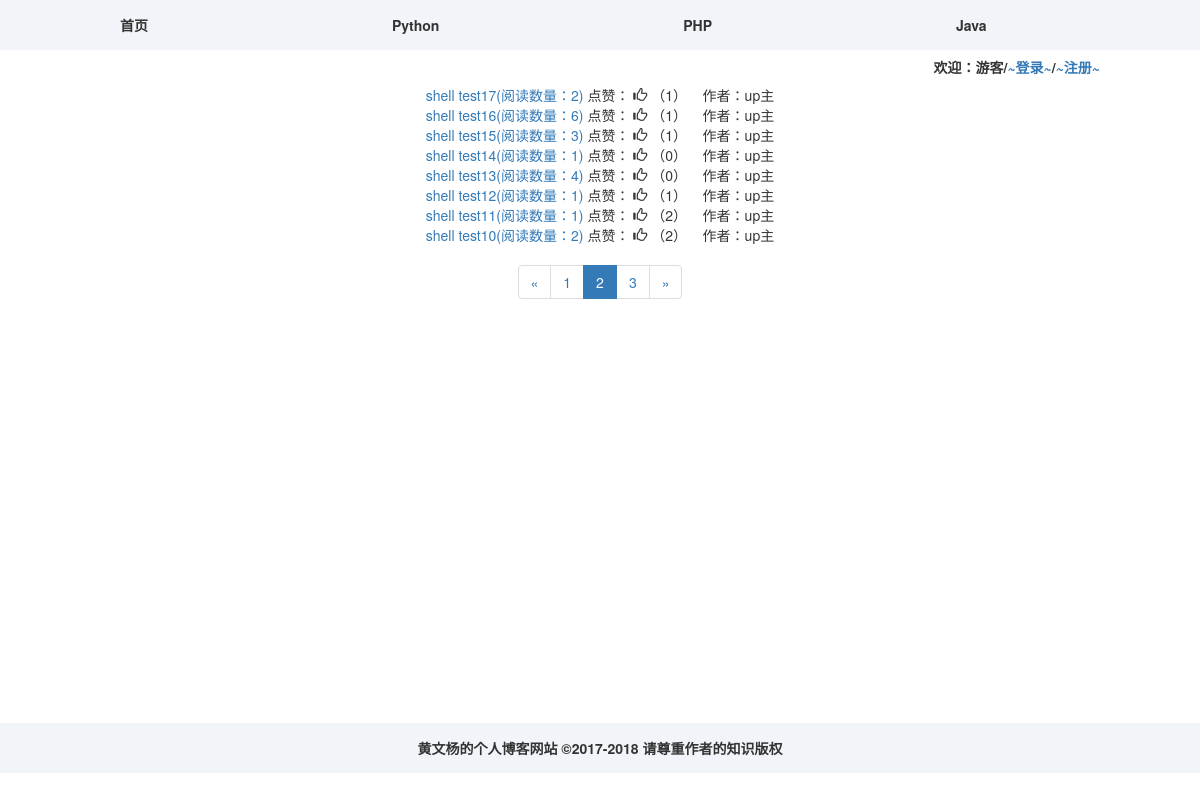
Page /index/?page=2 on the committed database.
### myapp/models.py (models this page shows)
class Article(models.Model):
    title = models.CharField(max_length=20)
    author = models.CharField(max_length=10)
    text = models.CharField(max_length=200)
    img = models.ImageField(upload_to='image', blank=True)
    file_upload = models.FileField(upload_to='file', blank=True)
    def readnum(self):
        try:
            self.read_num_data = self.read_num.read_num_data
            return self.read_num_data
        except:
            return 0
    class Meta:
        ordering = ['-id']

class Read_Num(models.Model):
    read_num_data = models.IntegerField()
    article = models.OneToOneField('Article', on_delete=models.DO_NOTHING)

### Like/models.py (models this page shows)
class LikeCount(models.Model):
    content_type = models.ForeignKey(ContentType, on_delete=models.DO_NOTHING)
    object_id = models.PositiveIntegerField()
    content_object = GenericForeignKey('content_type', 'object_id')
    like_num = models.IntegerField(default=0)

### myapp/views.py (the view)
# urls.py: path('index/', show_Articles_data),
def show_Articles_data(request):
    data = Article.objects.all()
    page_num = request.GET.get('page', 1)
    paginator = Paginator(data, 8)
    article_list = paginator.get_page(page_num)
    context = {}
    context['data'] = article_list.object_list
    context['obj'] = article_list
    context['user'] = request.user
    if int(article_list.number) == 1:
        if (int(article_list.number) + 2) <= paginator.num_pages:
            context["page_num"] = range(int(article_list.number), int(article_list.number) + 3)
        else:
            context["page_num"]=range(int(article_list.number), int(paginator.num_pages) + 1)
    elif not article_list.has_next():
        if (int(article_list.number) - 2) > 0:
            context["page_num"]=range(int(article_list.number) - 2, int(article_list.number) + 1)
        else:
            context["page_num"]=range(1, int(article_list.number) + 1)
    else:
        if (int(article_list.number) - 1) > 0 and (int(article_list.number) + 1) <= paginator.num_pages:
            context['page_num'] = range(int(article_list.number) - 1, int(article_list.number) + 2)
        elif (int(article_list.number) - 1) <= 0 and (int(article_list.number) + 1) <= paginator.num_pages:
            context['page_num']=range(1, int(article_list.number) + 2)
        else:
            context['page_num']=range(1, int(article_list.number) + 1)
    return render(request, 'index.html', context)

### Like/templatetags/get_like_num.py (called while the page is built)
@register.simple_tag
def get_like_num(content_type, object_id):
    content_type = ContentType.objects.get(model=content_type)
    like_num, create = LikeCount.objects.get_or_create(content_type=content_type, object_id=object_id)
    like_num = like_num.like_num
    return like_num

@register.simple_tag
def get_like_record(content_type, object_id, user):
    if not user.is_authenticated:
        return ''
    content_type=ContentType.objects.get(model=content_type)
    if LikeRecord.objects.filter(content_type=content_type, object_id=object_id, like_user=user).exists():
        return 'active'
    else:
        return ''

### myapp/templatetags/template_test.py (called while the page is built)
@register.simple_tag
def test(pk):
    author = Article.objects.get(pk=pk).author
    if author == 'hwy':
        author = 'up主'
    return author

### myapp/templates/index.html (shortened to what this page needs)
<!DOCTYPE html>
{%  load  staticfiles %}
{% load get_like_num %}
<html lang="en">
<head>
    <link rel="stylesheet" type="text/css" href={% static 'CSS/index.css' %}>
    <link rel="stylesheet" href="https://cdn.bootcss.com/bootstrap/3.3.7/css/bootstrap.min.css">
</head>
<body>
<div style="height: 50px; background-color: #f1f4f9">
    <span style="line-height: 50px; margin: 10%"><b>首页</b></span>
    <span style="line-height: 50px; margin: 10%"><b>Python</b></span>
    <span style="line-height: 50px; margin: 10%"><b>PHP</b></span>
    <span style="line-height: 50px; margin: 10%"><b>Java</b></span>
</div>
<div style="text-align: center">
<div style="text-align: right; margin-right: 100px" >
    {% if request.user.is_authenticated %}
        <h5><b>欢迎：{{ user }}/<a href="/logout/?from_page={{ request.get_full_path }}">~注销~</a>/<a href="/user_info">~个人信息~</a></b></h5>
    {% else %}
        <h5><b>欢迎：游客/<a href="/loginform/?from_page={{ request.get_full_path }}">~登录~</a>/<a href="/register/?from_page={{ request.get_full_path }}">~注册~</a></b></h5>
    {% endif %}
</div>
    {% for blog in data %}
        <a style="" href="/content/?pk={{ blog.pk }}">{{ blog.title }}(阅读数量：{{ blog.readnum }})</a>
        {% load template_test %}
        <span id="like" onclick="change_like(this, 'article', {{ blog.pk }})" style="cursor: pointer;">点赞：
            <span class="glyphicon glyphicon-thumbs-up {% get_like_record 'article' blog.pk user %}" ></span>
            <span class="like_num">（{% get_like_num 'article' blog.pk %}）</span>
        </span>
        &nbsp;&nbsp;&nbsp;作者：{% test blog.pk %}
        <br/>
    {% endfor %}
</div>
{% block content %}
<div style="text-align: center; text-align: center;">
        <ul class="pagination">
            <li>
                {% if obj.number == 1 %}
                    <a class="previous disabled" aria-label="Previous">
                    <span aria-hidden="true">&laquo;</span>
                    </a>
                {% else %}
                    <a href="?page={{ obj.previous_page_number }}" aria-label="Previous">
                    <span aria-hidden="true">&laquo;</span>
                    </a>
                {% endif %}
            </li>
            {% for num in page_num %}
                {% if num == obj.number %}
                    <li class="active"><a href="?page={{ num }}">{{ num }}</a></li>
                {% else %}
                    <li><a href="?page={{ num }}">{{ num }}</a></li>
                {% endif %}
            {% endfor %}
            <li>
                {% if not obj.has_next %}
                    <a class="previous disabled" aria-label="Next">
                    <span aria-hidden="true">&raquo;</span>
                    </a>
                {% else %}
                    <a href="?page={{ obj.next_page_number }}" aria-label="Next">
                    <span aria-hidden="true">&raquo;</span>
                    </a>
                {% endif %}
            </li>
        </ul>
</div>
{% endblock %}
<div style="height: 50px; background-color: #f1f4f9; text-align: center; margin-top: 400px">
    <span style="line-height: 50px;"><b>黄文杨的个人博客网站  ©2017-2018    请尊重作者的知识版权 </b></span>
</div>
</body>
</html>

### rows in the picture
Article: title "shell test17", readnum "2", id.like_num "1", id+author "up主"
Article: title "shell test16", readnum "6", id.like_num "1", id+author "up主"
Article: title "shell test15", readnum "3", id.like_num "1", id+author "up主"
Article: title "shell test14", readnum "1", id.like_num "0", id+author "up主"
Article: title "shell test13", readnum "4", id.like_num "0", id+author "up主"
Article: title "shell test12", readnum "1", id.like_num "1", id+author "up主"
Article: title "shell test11", readnum "1", id.like_num "2", id+author "up主"
Article: title "shell test10", readnum "2", id.like_num "2", id+author "up主"

### other values in the picture
{{ num }} "1" "3"
{{ num }} "2"
